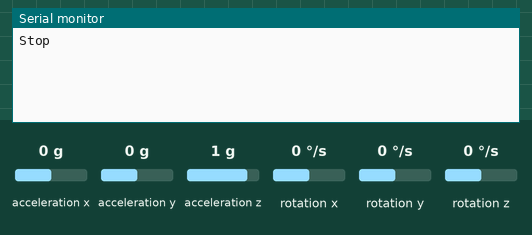
Bench run of a sketch on a simulated ESP32. Parts: the last lines printed to the serial monitor. Inputs (shaded band) come from the test bench; at power-on: acceleration x 0 g, acceleration y 0 g, acceleration z 1 g, rotation x 0 °/s, rotation y 0 °/s, rotation z 0 °/s.

Above: at 1.7 s.
1.8 s: acceleration x set to -1.4 g
At 2.3 s:
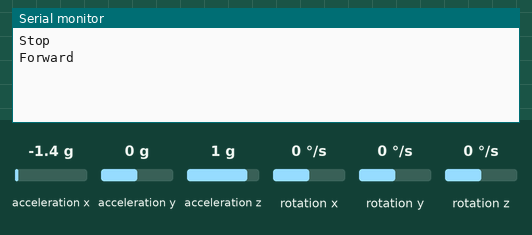
3.3 s: acceleration y set to -1.4 g
At 3.42 s:
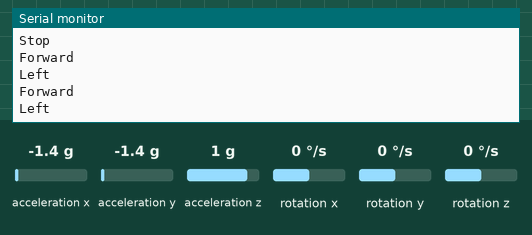
4.9 s: acceleration x set to 1.4 g
At 4.96 s:
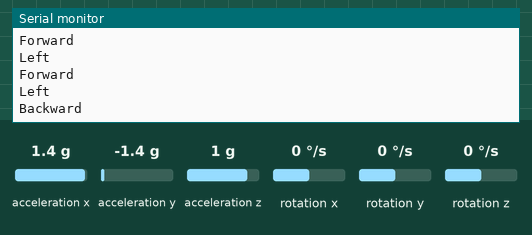
6.5 s: acceleration y set to 0.8 g
At 6.56 s:
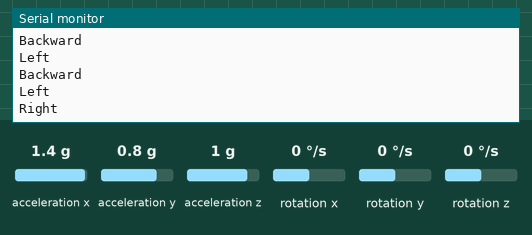

Measured:
- after the input at 1.8 s, the serial monitor: prints a new line at once (image 1)
- after the input at 3.3 s, the serial monitor: prints a new line at once (image 2)
- after the input at 4.9 s, the serial monitor: prints a new line after 0.06 s (image 3)
- after the input at 6.5 s, the serial monitor: prints a new line after 0.05 s (image 4)

The sketch:

ESP32_MPU6050_KEYBOARD_BUTTONS.ino
```cpp
 #include "I2Cdev.h"
#include "MPU6050_6Axis_MotionApps20.h"

MPU6050 mpu;
bool dmpReady = false;
uint8_t devStatus;
uint8_t fifoBuffer[64];
Quaternion q;
VectorFloat gravity;
float ypr[3];

// Variable to track the last printed direction
String lastDirection = "";

void setupMPU() {
  // Initialize Wire with custom SDA (26) and SCL (27)
  Wire.begin(26, 27); // SDA on pin 26, SCL on pin 27
  Wire.setClock(400000); // 400kHz I2C clock. Comment this line if having compilation difficulties

  mpu.initialize();
  devStatus = mpu.dmpInitialize();
  if (devStatus == 0) {
    mpu.CalibrateAccel(6);
    mpu.CalibrateGyro(6);
    mpu.setDMPEnabled(true);
    dmpReady = true;
  }
}

void setup() {
  Serial.begin(115200);
  setupMPU();
}

void loop() {
  if (!dmpReady) {
    Serial.println("MPU initialization failed. Check your connections and try again.");
    delay(1000); // Wait for a moment before retrying
    return;
  }

  if (mpu.dmpGetCurrentFIFOPacket(fifoBuffer)) {
    mpu.dmpGetQuaternion(&q, fifoBuffer);
    mpu.dmpGetGravity(&gravity, &q);
    mpu.dmpGetYawPitchRoll(ypr, &q, &gravity);

    int xAxisValue = constrain(ypr[2] * 180 / M_PI, -90, 90);
    int yAxisValue = constrain(ypr[1] * 180 / M_PI, -90, 90);

    xAxisValue = map(xAxisValue, -90, 90, 0, 254);
    yAxisValue = map(yAxisValue, -90, 90, 0, 254);

    // Directly print the direction based on conditions
    if (yAxisValue < 75 && lastDirection != "Forward") {
      Serial.println("Forward");
      lastDirection = "Forward";
    } else if (xAxisValue < 75 && lastDirection != "Left") {
      Serial.println("Left");
      lastDirection = "Left";
    } else if (xAxisValue > 175 && lastDirection != "Right") {
      Serial.println("Right");
      lastDirection = "Right";
    } else if (yAxisValue > 175 && lastDirection != "Backward") {
      Serial.println("Backward");
      lastDirection = "Backward";
    }
    else if (yAxisValue > 75 && yAxisValue < 175 && xAxisValue > 75 && xAxisValue < 175 && lastDirection != "Stop") {
      Serial.println("Stop");
      lastDirection = "Stop";
    }

    delay(50);
  }
}
```
